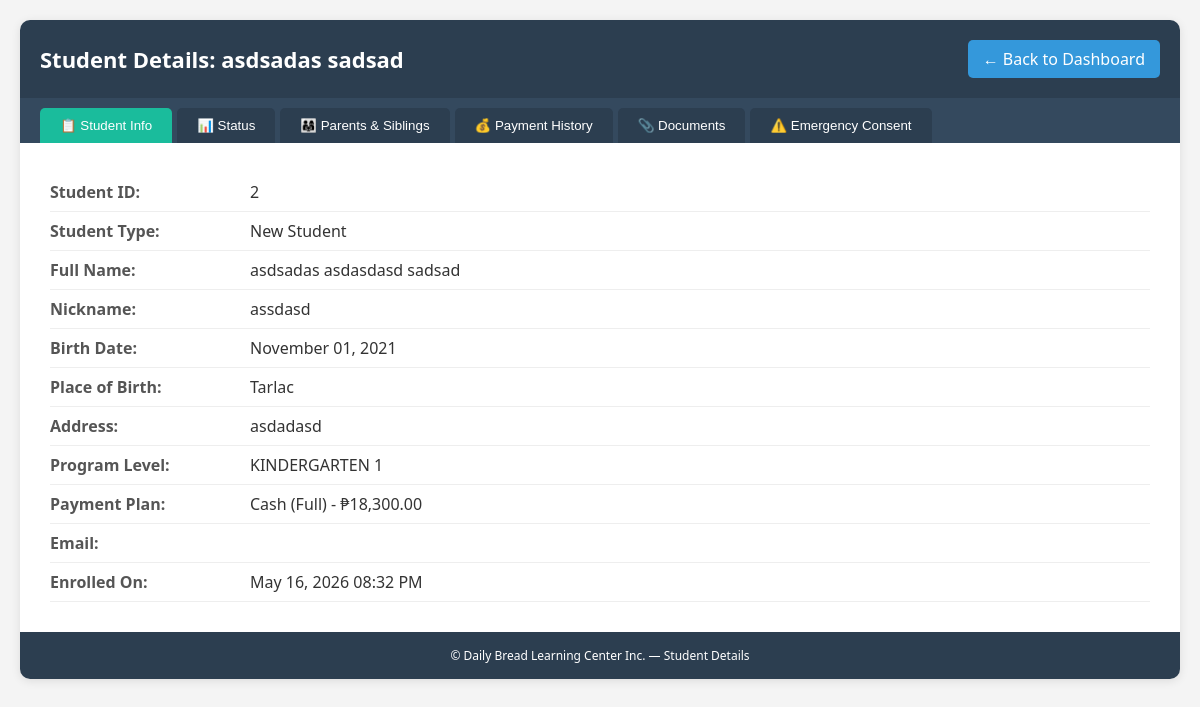
/view_student.php?id=2 (signed in), run on the app's committed database.
### tables this page shows
CREATE TABLE `enrollees` (
  `enrollee_id` int(11) NOT NULL AUTO_INCREMENT,
  `student_type` varchar(20) NOT NULL,
  `program_level` varchar(20) NOT NULL,
  `payment_plan` varchar(50) NOT NULL,
  `payment_amount` decimal(10,2) NOT NULL,
  `last_name` varchar(50) NOT NULL,
  `first_name` varchar(50) NOT NULL,
  `middle_name` varchar(50) DEFAULT NULL,
  `nickname` varchar(50) DEFAULT NULL,
  `birth_date` date NOT NULL,
  `place_of_birth` varchar(100) DEFAULT NULL,
  `address` varchar(255) NOT NULL,
  `email` varchar(100) DEFAULT NULL,
  `password_hash` varchar(255) DEFAULT NULL,
  `created_at` timestamp NOT NULL DEFAULT current_timestamp(),
  `qualification_status` varchar(20) DEFAULT 'Pending',
  `payment_status` varchar(50) DEFAULT 'Unpaid',
  `requirements_status` varchar(20) DEFAULT 'Pending',
  `requirements_notes` text DEFAULT NULL,
  `birth_cert_received` tinyint(4) DEFAULT 0,
  `id_picture_received` tinyint(4) DEFAULT 0,
  `report_card_received` tinyint(4) DEFAULT 0,
  `immunization_record_received` tinyint(4) DEFAULT 0,
  `medical_cert_received` tinyint(4) DEFAULT 0,
  `proof_certification_received` tinyint(4) DEFAULT 0,
  `enrollment_status` varchar(20) DEFAULT 'Pending',
  `enrollment_status_date` date DEFAULT NULL,
  `enrollment_status_reason` text DEFAULT NULL,
  `is_archived` tinyint(4) DEFAULT 0,
  `archived_date` date DEFAULT NULL,
  `archive_reason` varchar(100) DEFAULT NULL,
  PRIMARY KEY (`enrollee_id`)
);

### view_student.php (the view, shortened to what this page needs)
<?php
require_once 'db_connection.php';
$enrollee_id = $_GET['id'];
$stmt = $pdo->prepare("SELECT * FROM enrollees WHERE enrollee_id = ?");
$stmt->execute([$enrollee_id]);
$student = $stmt->fetch(PDO::FETCH_ASSOC);
?>
<!DOCTYPE html>
<html lang="en">
<head>
</head>
<body>
<div class="container">
    <div class="header">
        <h1>Student Details: <?php echo htmlspecialchars($student['first_name'] . ' ' . $student['last_name']); ?></h1>
        <a href="admin_dashboard.php" class="back-btn">← Back to Dashboard</a>
    </div>
    <div class="nav-tabs">
        <button class="tab-btn active" onclick="showTab('info')">📋 Student Info</button>
        <button class="tab-btn" onclick="showTab('status')">📊 Status</button>
        <button class="tab-btn" onclick="showTab('parents')">👨‍👩‍👧 Parents & Siblings</button>
        <button class="tab-btn" onclick="showTab('payment')">💰 Payment History</button>
        <button class="tab-btn" onclick="showTab('documents')">📎 Documents</button>
        <button class="tab-btn" onclick="showTab('consent')">⚠️ Emergency Consent</button>
    </div>
    <div id="tab-info" class="tab-content active">
        <div class="info-row"><div class="label">Student ID:</div><div class="value"><?php echo $student['enrollee_id']; ?></div></div>
        <div class="info-row"><div class="label">Student Type:</div><div class="value"><?php echo $student['student_type']; ?></div></div>
        <div class="info-row"><div class="label">Full Name:</div><div class="value"><?php echo htmlspecialchars($student['first_name'] . ' ' . $student['middle_name'] . ' ' . $student['last_name']); ?></div></div>
        <div class="info-row"><div class="label">Nickname:</div><div class="value"><?php echo htmlspecialchars($student['nickname']); ?></div></div>
        <div class="info-row"><div class="label">Birth Date:</div><div class="value"><?php echo date('F d, Y', strtotime($student['birth_date'])); ?></div></div>
        <div class="info-row"><div class="label">Place of Birth:</div><div class="value"><?php echo htmlspecialchars($student['place_of_birth']); ?></div></div>
        <div class="info-row"><div class="label">Address:</div><div class="value"><?php echo htmlspecialchars($student['address']); ?></div></div>
        <div class="info-row"><div class="label">Program Level:</div><div class="value"><?php echo $student['program_level']; ?></div></div>
        <div class="info-row"><div class="label">Payment Plan:</div><div class="value"><?php echo $student['payment_plan']; ?> - ₱<?php echo number_format($student['payment_amount'], 2); ?></div></div>
        <div class="info-row"><div class="label">Email:</div><div class="value"><?php echo htmlspecialchars($student['email']); ?></div></div>
        <div class="info-row"><div class="label">Enrolled On:</div><div class="value"><?php echo date('F d, Y h:i A', strtotime($student['created_at'])); ?></div></div>
    </div>
    <div class="footer">
        <p>© Daily Bread Learning Center Inc. — Student Details</p>
    </div>
</div>
</body>
</html>

### view_student.php (style rules this page uses)
* { margin: 0; padding: 0; box-sizing: border-box; }
body { font-family: 'Segoe UI', sans-serif; background: #f4f4f4; padding: 20px; }
.container { max-width: 1200px; margin: 0 auto; background: white; border-radius: 10px; overflow: hidden; box-shadow: 0 2px 10px rgba(0,0,0,0.1); }
.header { background: #2c3e50; color: white; padding: 20px; display: flex; justify-content: space-between; align-items: center; flex-wrap: wrap; gap: 15px; }
.header h1 { font-size: 22px; }
.back-btn { background: #3498db; color: white; padding: 8px 15px; text-decoration: none; border-radius: 5px; }
.nav-tabs { background: #34495e; display: flex; flex-wrap: wrap; gap: 5px; padding: 10px 20px 0 20px; }
.tab-btn { background: #2c3e50; color: white; border: none; padding: 10px 20px; cursor: pointer; border-radius: 5px 5px 0 0; transition: background 0.3s; }
.tab-btn.active { background: #1abc9c; }
.tab-content { display: none; padding: 30px; }
.tab-content.active { display: block; }
.info-row { display: flex; padding: 8px 0; border-bottom: 1px solid #eee; }
.label { font-weight: bold; width: 200px; color: #555; }
.value { flex: 1; color: #333; }
.footer { background: #2c3e50; color: white; text-align: center; padding: 15px; font-size: 12px; }

### data on the page
enrollees: first_name+last_name "asdsadas sadsad", enrollee_id "2", student_type "New Student", first_name+middle_name+last_name "asdsadas asdasdasd sadsad", nickname "assdasd", birth_date "November 01, 2021", place_of_birth "Tarlac", address "asdadasd", program_level "KINDERGARTEN 1", payment_plan "Cash (Full)", payment_amount "18,300.00", created_at "May 16, 2026 08:32 PM"
